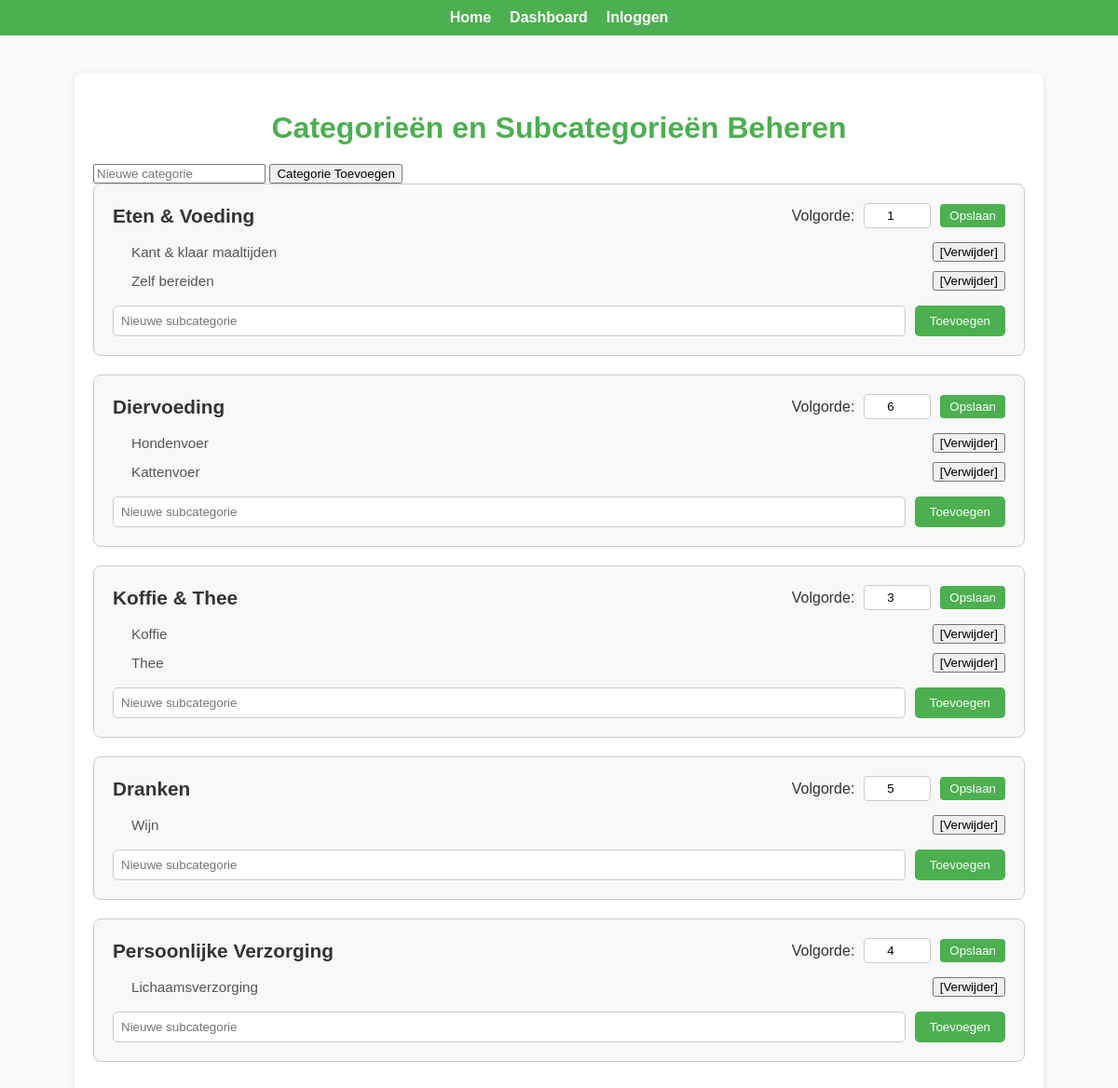
Page /categorieen on the earlier database version.
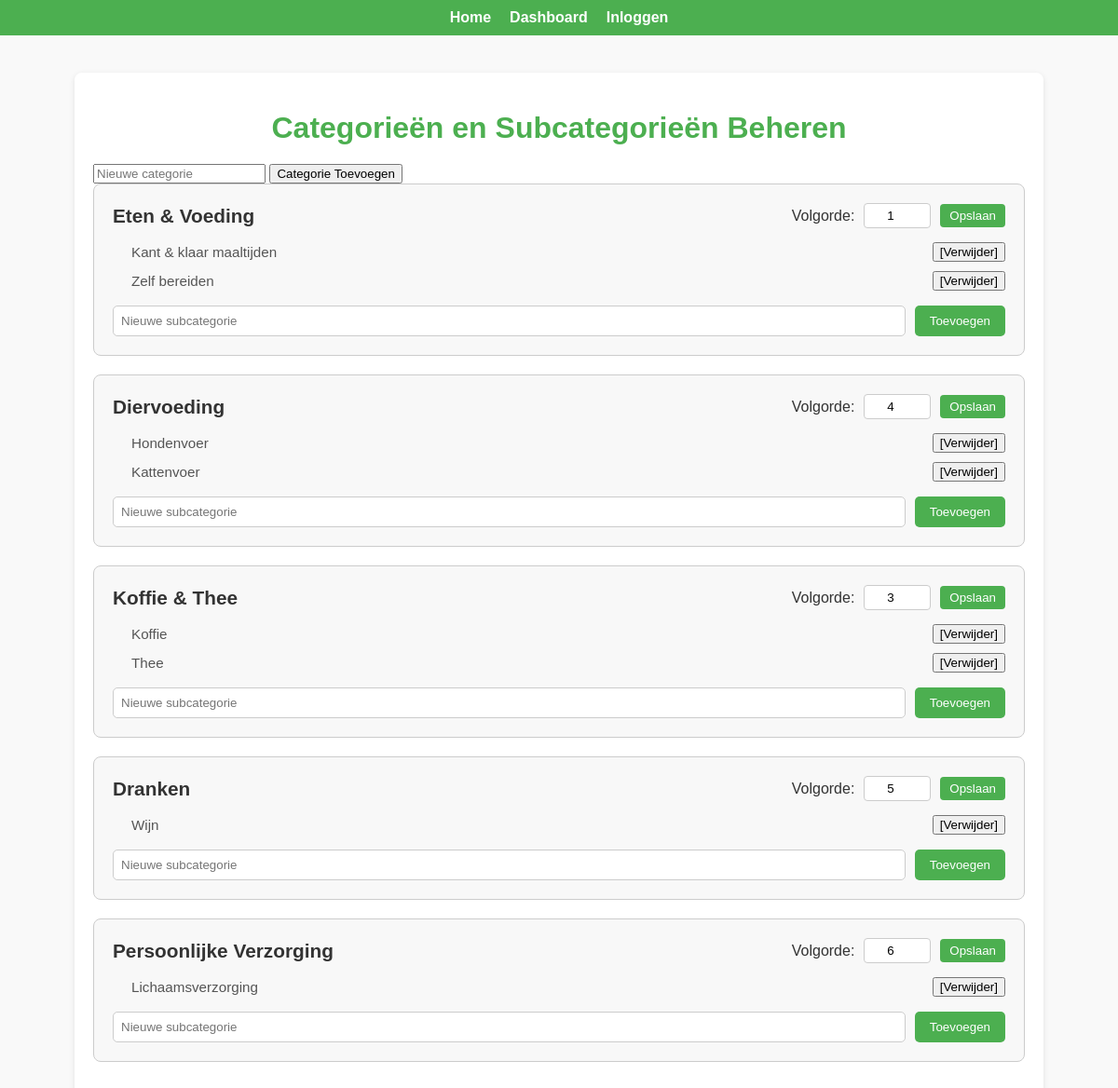
Same page on the later database version.
### app.py (models this page shows)
class Categorie(db.Model):
    id = db.Column(db.Integer, primary_key=True)
    naam = db.Column(db.String(100), nullable=False, unique=True)
    volgorde = db.Column(db.Integer, nullable=False, default=0)
    subcategorieën = db.relationship('Subcategorie', backref='categorie', lazy=True)
    slug = db.Column(db.String(100), unique=True, nullable=False)

### app.py (the view, shortened to what this page needs)
@app.route('/categorieen', methods=['GET', 'POST'])
def categorieen():
    categorieen = Categorie.query.all()
    return render_template('categorieen_beheren.html', categorieen=categorieen)

### templates/categorieen_beheren.html (shortened to what this page needs)
<!DOCTYPE html>
<html lang="nl">
<head>
    <link rel="stylesheet" href="styles.css">
</head>
<body>
    <nav>
        <ul>
            <li><a href="{{ url_for('index') }}">Home</a></li>
            <li><a href="{{ url_for('admin_dashboard') }}">Dashboard</a></li>
            {% if current_user.is_authenticated %}
                <li><a href="{{ url_for('logout') }}">Uitloggen</a></li>
            {% else %}
                <li><a href="{{ url_for('login') }}">Inloggen</a></li>
            {% endif %}
        </ul>
    </nav>
    <div class="container">
        <h1>Categorieën en Subcategorieën Beheren</h1>
        <form method="POST" class="form-container">
            <input type="text" name="categorie_naam" placeholder="Nieuwe categorie" required>
            <button type="submit">Categorie Toevoegen</button>
        </form>
        {% for categorie in categorieen %}
        <div class="categorie">
            <div class="categorie-header">
                <h2>{{ categorie.naam }}</h2>
                <form method="POST" action="{{ url_for('update_categorie_volgorde', id=categorie.id) }}">
                    <label for="volgorde">Volgorde:</label>
                    <input type="number" name="volgorde" value="{{ categorie.volgorde }}" min="1" required>
                    <button type="submit">Opslaan</button>
                </form>
            </div>
            <ul class="subcategorie-list">
                {% for subcategorie in categorie.subcategorieën %}
                <li>
                    <span>{{ subcategorie.naam }}</span>
                    <div>
                        <form method="POST" action="{{ url_for('verwijder_subcategorie', id=subcategorie.id) }}" style="display:inline;">
    <button type="submit" onclick="return confirm('Weet je zeker dat je deze subcategorie wilt verwijderen?')">[Verwijder]</button>
</form>
                    </div>
                </li>
                {% endfor %}
            </ul>
            <form method="POST" class="subcategorie-form">
                <input type="text" name="subcategorie_naam" placeholder="Nieuwe subcategorie" required>
                <button type="submit">Toevoegen</button>
            </form>
        </div>
        {% endfor %}
    </div>
</body>
</html>

Differences in the rows shown:
changed Categorie "Diervoeding": volgorde "6" → "4"
changed Categorie "Persoonlijke Verzorging": volgorde "4" → "6"
